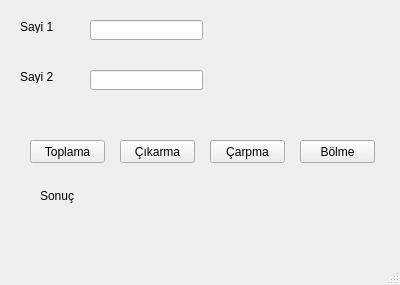
<?xml version="1.0" encoding="UTF-8"?>
<ui version="4.0">
 <class>MainWindow</class>
 <widget class="QMainWindow" name="MainWindow">
  <property name="geometry">
   <rect>
    <x>0</x>
    <y>0</y>
    <width>400</width>
    <height>285</height>
   </rect>
  </property>
  <property name="windowTitle">
   <string>MainWindow</string>
  </property>
  <widget class="QWidget" name="centralwidget">
   <widget class="QLabel" name="lbl_sayi1">
    <property name="geometry">
     <rect>
      <x>20</x>
      <y>20</y>
      <width>47</width>
      <height>13</height>
     </rect>
    </property>
    <property name="text">
     <string>Sayi 1</string>
    </property>
   </widget>
   <widget class="QLineEdit" name="txt_sayi1">
    <property name="geometry">
     <rect>
      <x>90</x>
      <y>20</y>
      <width>113</width>
      <height>20</height>
     </rect>
    </property>
   </widget>
   <widget class="QPushButton" name="btn_toplama">
    <property name="geometry">
     <rect>
      <x>30</x>
      <y>140</y>
      <width>75</width>
      <height>23</height>
     </rect>
    </property>
    <property name="text">
     <string>Toplama</string>
    </property>
   </widget>
   <widget class="QLineEdit" name="txt_sayi2">
    <property name="geometry">
     <rect>
      <x>90</x>
      <y>70</y>
      <width>113</width>
      <height>20</height>
     </rect>
    </property>
   </widget>
   <widget class="QPushButton" name="btn_cikarma">
    <property name="geometry">
     <rect>
      <x>120</x>
      <y>140</y>
      <width>75</width>
      <height>23</height>
     </rect>
    </property>
    <property name="text">
     <string>Çıkarma</string>
    </property>
   </widget>
   <widget class="QPushButton" name="btn_carpma">
    <property name="geometry">
     <rect>
      <x>210</x>
      <y>140</y>
      <width>75</width>
      <height>23</height>
     </rect>
    </property>
    <property name="text">
     <string>Çarpma</string>
    </property>
   </widget>
   <widget class="QPushButton" name="btn_bolme">
    <property name="geometry">
     <rect>
      <x>300</x>
      <y>140</y>
      <width>75</width>
      <height>23</height>
     </rect>
    </property>
    <property name="text">
     <string>Bölme</string>
    </property>
   </widget>
   <widget class="QLabel" name="lbl_sayi2">
    <property name="geometry">
     <rect>
      <x>20</x>
      <y>70</y>
      <width>47</width>
      <height>13</height>
     </rect>
    </property>
    <property name="text">
     <string>Sayi 2</string>
    </property>
   </widget>
   <widget class="QLabel" name="lbl_result">
    <property name="geometry">
     <rect>
      <x>40</x>
      <y>180</y>
      <width>211</width>
      <height>31</height>
     </rect>
    </property>
    <property name="text">
     <string>Sonuç</string>
    </property>
   </widget>
  </widget>
  <widget class="QMenuBar" name="menubar">
   <property name="geometry">
    <rect>
     <x>0</x>
     <y>0</y>
     <width>400</width>
     <height>21</height>
    </rect>
   </property>
  </widget>
  <widget class="QStatusBar" name="statusbar"/>
 </widget>
 <resources/>
 <connections/>
</ui>
